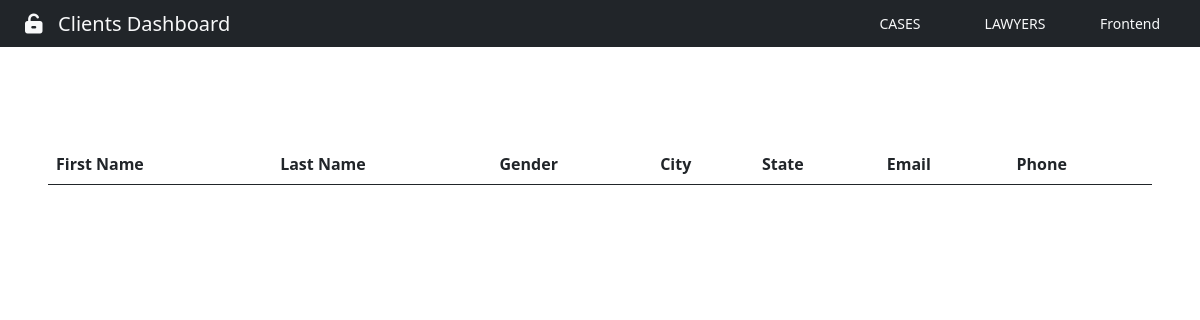
Before: /clientdashboard/ with the older database file.
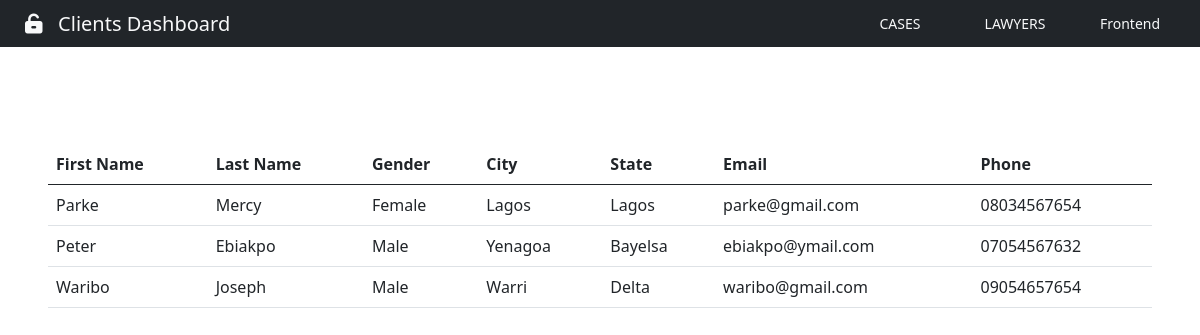
After: the same page with the newer database file.
### App/models.py (models this page shows, shortened)
class Client(models.Model):
    firstname = models.CharField(max_length=50)
    lastname = models.CharField(max_length=50)
    email = models.EmailField(max_length=50)
    password = models.CharField(max_length=16)
    gender = models.CharField(max_length=10, null=True, choices=GENDER)
    city = models.CharField(max_length=30)
    state = models.CharField(max_length=20)
    phone = models.CharField(max_length=25)
    case_type = models.CharField(max_length=100, null=True, choices=CASETYPE)
    description = models.TextField()
    profile = models.ImageField(blank=True, upload_to='pics', default='profile_picture')
    reg_at = models.DateTimeField(auto_now_add=True)

### App/views.py (the view)
# urls.py: path('clientdashboard/', views.clientdashboard, name="clientdashboard"),
def clientdashboard(request):
    clients = Client.objects.all()
    return render(request, "App/clientdashboard.html", {'clients': clients})

### App/templates/App/clientdashboard.html (shortened to what this page needs)
{% extends 'base.html' %} {% load static %}
{% block nav-btn %}
<a href="{% url 'logout' %}" class="btn btn-sm text-light" id="btn-nav"
  >Frontend</a
>
<a href="{% url 'lawyerdashboard' %}" class="btn btn-sm text-light" id="btn-nav"
  >LAWYERS</a
>
<a href="{% url 'cases' %}" class="btn btn-sm text-light" id="btn-nav">CASES</a>
{% endblock %}
{% block nav-content %}
<i class="fa-solid fa-unlock-keyhole"></i>&nbsp;&nbsp; Clients Dashboard {% endblock %}
{% block content %}
<div class="cotainer m-5">
    <div class="row">
        <div class="col-12">
            <table class="table">
                <thead>
                    <tr>
                        <th>First Name</th>
                        <th>Last Name</th>
                        <th>Gender</th>
                        <th>City</th>
                        <th>State</th>
                        <th>Email</th>
                        <th>Phone</th>
                    </tr>
                </thead>
                <tbody>
                    {% for client in clients %}
                    <tr>
                        <td>{{client.firstname}}</td>
                        <td>{{client.lastname}}</td>
                        <td>{{client.gender}}</td>
                        <td>{{client.city}}</td>
                        <td>{{client.state}}</td>
                        <td>{{client.email}}</td>
                        <td>{{client.phone}}</td>
                    </tr>
                    {% endfor %}
                </tbody>
            </table>
        </div>
    </div>
</div>
{% endblock content %}

Changed rows visible on the page:
added Client: firstname "Parke", lastname "Mercy", gender "Female", city "Lagos", state "Lagos", email "parke@gmail.com", phone "08034567654"
added Client: firstname "Peter", lastname "Ebiakpo", gender "Male", city "Yenagoa", state "Bayelsa", email "ebiakpo@ymail.com", phone "07054567632"
added Client: firstname "Waribo", lastname "Joseph", gender "Male", city "Warri", state "Delta", email "waribo@gmail.com", phone "09054657654"
